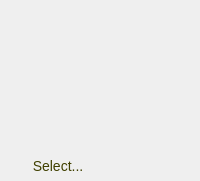
       <widget class="PlayerBox" name="groupBox3" native="true">
        <property name="sizePolicy">
         <sizepolicy hsizetype="Preferred" vsizetype="Preferred">
          <horstretch>10</horstretch>
          <verstretch>0</verstretch>
         </sizepolicy>
        </property>
        <property name="minimumSize">
         <size>
          <width>160</width>
          <height>180</height>
         </size>
        </property>
        <property name="styleSheet">
         <string notr="true"/>
        </property>
        <layout class="QVBoxLayout" name="verticalLayout_5">
         <property name="leftMargin">
          <number>0</number>
         </property>
         <property name="topMargin">
          <number>0</number>
         </property>
         <property name="rightMargin">
          <number>0</number>
         </property>
         <property name="bottomMargin">
          <number>0</number>
         </property>
         <item alignment="Qt::AlignTop">
          <widget class="QWidget" name="widget_13" native="true">
           <property name="layoutDirection">
            <enum>Qt::LeftToRight</enum>
           </property>
           <property name="styleSheet">
            <string notr="true"/>
           </property>
           <layout class="QHBoxLayout" name="horizontalLayout_6">
            <property name="leftMargin">
             <number>0</number>
            </property>
            <property name="topMargin">
             <number>0</number>
            </property>
            <property name="rightMargin">
             <number>0</number>
            </property>
            <property name="bottomMargin">
             <number>0</number>
            </property>
            <item alignment="Qt::AlignLeft|Qt::AlignTop">
             <widget class="MyCashLabel" name="textLabel_Cash3">
              <property name="sizePolicy">
               <sizepolicy hsizetype="Preferred" vsizetype="Preferred">
                <horstretch>0</horstretch>
                <verstretch>0</verstretch>
               </sizepolicy>
              </property>
              <property name="minimumSize">
               <size>
                <width>92</width>
                <height>75</height>
               </size>
              </property>
              <property name="maximumSize">
               <size>
                <width>29</width>
                <height>75</height>
               </size>
              </property>
              <property name="styleSheet">
               <string notr="true">margin-top: 10; margin-left:10; padding-top: 6; padding-left:10; font-size:14px; font-weight:bold; color:#ffff00; background-image:url(:/danuxi1/cash_background.png);</string>
              </property>
              <property name="text">
               <string/>
              </property>
              <property name="textFormat">
               <enum>Qt::PlainText</enum>
              </property>
              <property name="alignment">
               <set>Qt::AlignLeading|Qt::AlignLeft|Qt::AlignTop</set>
              </property>
              <property name="margin">
               <number>0</number>
              </property>
              <property name="indent">
               <number>0</number>
              </property>
             </widget>
            </item>
            <item alignment="Qt::AlignRight|Qt::AlignTop">
             <widget class="QLabel" name="textLabel_Button3">
              <property name="sizePolicy">
               <sizepolicy hsizetype="Fixed" vsizetype="Fixed">
                <horstretch>0</horstretch>
                <verstretch>0</verstretch>
               </sizepolicy>
              </property>
              <property name="minimumSize">
               <size>
                <width>60</width>
                <height>65</height>
               </size>
              </property>
              <property name="styleSheet">
               <string notr="true"/>
              </property>
              <property name="text">
               <string/>
              </property>
             </widget>
            </item>
           </layout>
          </widget>
         </item>
         <item alignment="Qt::AlignBottom">
          <widget class="QWidget" name="widget_14" native="true">
           <property name="styleSheet">
            <string notr="true"/>
           </property>
           <layout class="QHBoxLayout" name="horizontalLayout_7">
            <property name="spacing">
             <number>0</number>
            </property>
            <property name="leftMargin">
             <number>0</number>
            </property>
            <property name="topMargin">
             <number>0</number>
            </property>
            <property name="rightMargin">
             <number>0</number>
            </property>
            <property name="bottomMargin">
             <number>0</number>
            </property>
            <item>
             <widget class="QWidget" name="widget_17" native="true">
              <property name="sizePolicy">
               <sizepolicy hsizetype="Preferred" vsizetype="Preferred">
                <horstretch>9</horstretch>
                <verstretch>0</verstretch>
               </sizepolicy>
              </property>
              <property name="styleSheet">
               <string notr="true"/>
              </property>
              <layout class="QVBoxLayout" name="verticalLayout_6">
               <property name="spacing">
                <number>0</number>
               </property>
               <property name="leftMargin">
                <number>0</number>
               </property>
               <property name="topMargin">
                <number>0</number>
               </property>
               <property name="rightMargin">
                <number>0</number>
               </property>
               <property name="bottomMargin">
                <number>0</number>
               </property>
               <item alignment="Qt::AlignTop">
                <widget class="QLabel" name="textLabel_Status3">
                 <property name="sizePolicy">
                  <sizepolicy hsizetype="Preferred" vsizetype="Minimum">
                   <horstretch>0</horstretch>
                   <verstretch>0</verstretch>
                  </sizepolicy>
                 </property>
                 <property name="minimumSize">
                  <size>
                   <width>0</width>
                   <height>30</height>
                  </size>
                 </property>
                 <property name="styleSheet">
                  <string notr="true"/>
                 </property>
                 <property name="text">
                  <string/>
                 </property>
                 <property name="pixmap">
                  <pixmap resource="resources/pokerth.qrc">:/misc/actionpics/action_winner.png</pixmap>
                 </property>
                 <property name="alignment">
                  <set>Qt::AlignCenter</set>
                 </property>
                </widget>
               </item>
               <item>
                <widget class="QWidget" name="widget_18" native="true">
                 <property name="styleSheet">
                  <string notr="true"/>
                 </property>
                </widget>
               </item>
               <item alignment="Qt::AlignBottom">
                <widget class="MyActionButton" name="selectPlayer3">
                 <property name="enabled">
                  <bool>false</bool>
                 </property>
                 <property name="sizePolicy">
                  <sizepolicy hsizetype="Preferred" vsizetype="Fixed">
                   <horstretch>0</horstretch>
                   <verstretch>0</verstretch>
                  </sizepolicy>
                 </property>
                 <property name="minimumSize">
                  <size>
                   <width>60</width>
                   <height>30</height>
                  </size>
                 </property>
                 <property name="maximumSize">
                  <size>
                   <width>9999</width>
                   <height>30</height>
                  </size>
                 </property>
                 <property name="focusPolicy">
                  <enum>Qt::TabFocus</enum>
                 </property>
                 <property name="toolTip">
                  <string>&lt;html&gt;&lt;head/&gt;&lt;body&gt;&lt;p&gt;Select a video for the opponent&lt;/p&gt;&lt;/body&gt;&lt;/html&gt;</string>
                 </property>
                 <property name="styleSheet">
                  <string notr="true">QPushButton {
	border-image: url(:/danuxi1/playeraction_violet.png) 8 8 8 8;
    border-top: 8px transparent;
    border-bottom: 8px transparent;
    border-right: 8px transparent;
    border-left: 8px transparent;
	font-size:14px; color: #e0e000
}
QPushButton:hover {
	border-image: url(://danuxi1/playeraction_violet_hover.png) 8 8 8 8;
    border-top: 8px transparent;
    border-bottom: 8px transparent;
    border-right: 8px transparent;
    border-left: 8px transparent;
	font-size:14px;
	color: #ffff40
}
QPushButton:disabled {
	border-image: url(://danuxi1/playeraction_violet.png) 8 8 8 8;
    border-top: 8px transparent;
    border-bottom: 8px transparent;
    border-right: 8px transparent;
    border-left: 8px transparent;
	font-size:14px;
	color: #404000
}
QPushButton[attention=&quot;start&quot;] {
	border-image: url(:/danuxi1/playeraction_yellow.png) 8 8 8 8;
    border-top: 8px transparent;
    border-bottom: 8px transparent;
    border-right: 8px transparent;
    border-left: 8px transparent;
	font-size:14px;
    color:#ffff00
}
QPushButton:hover[attention=&quot;start&quot;] {
	border-image: url(:/danuxi1/playeraction_yellow_hover.png) 8 8 8 8;
    border-top: 8px transparent;
    border-bottom: 8px transparent;
    border-right: 8px transparent;
    border-left: 8px transparent;
	font-size:14px;
    color:#ffff00
}
</string>
                 </property>
                 <property name="text">
                  <string>Select...</string>
                 </property>
                </widget>
               </item>
              </layout>
             </widget>
            </item>
            <item>
             <widget class="QWidget" name="widget_15" native="true">
              <property name="sizePolicy">
               <sizepolicy hsizetype="Fixed" vsizetype="Fixed">
                <horstretch>0</horstretch>
                <verstretch>0</verstretch>
               </sizepolicy>
              </property>
              <property name="minimumSize">
               <size>
                <width>84</width>
                <height>100</height>
               </size>
              </property>
              <property name="maximumSize">
               <size>
                <width>90</width>
                <height>100</height>
               </size>
              </property>
              <property name="baseSize">
               <size>
                <width>90</width>
                <height>100</height>
               </size>
              </property>
              <property name="styleSheet">
               <string notr="true"/>
              </property>
              <widget class="MyCardsPixmapLabel" name="pixmapLabel_card3a">
               <property name="geometry">
                <rect>
                 <x>0</x>
                 <y>0</y>
                 <width>48</width>
                 <height>76</height>
                </rect>
               </property>
               <property name="sizePolicy">
                <sizepolicy hsizetype="Fixed" vsizetype="Fixed">
                 <horstretch>0</horstretch>
                 <verstretch>0</verstretch>
                </sizepolicy>
               </property>
               <property name="minimumSize">
                <size>
                 <width>48</width>
                 <height>76</height>
                </size>
               </property>
               <property name="styleSheet">
                <string notr="true"/>
               </property>
               <property name="text">
                <string/>
               </property>
              </widget>
              <widget class="MyCardsPixmapLabel" name="pixmapLabel_card3b">
               <property name="geometry">
                <rect>
                 <x>21</x>
                 <y>5</y>
                 <width>48</width>
                 <height>76</height>
                </rect>
               </property>
               <property name="sizePolicy">
                <sizepolicy hsizetype="Fixed" vsizetype="Fixed">
                 <horstretch>0</horstretch>
                 <verstretch>0</verstretch>
                </sizepolicy>
               </property>
               <property name="minimumSize">
                <size>
                 <width>48</width>
                 <height>76</height>
                </size>
               </property>
               <property name="styleSheet">
                <string notr="true"/>
               </property>
               <property name="text">
                <string/>
               </property>
              </widget>
             </widget>
            </item>
           </layout>
          </widget>
         </item>
        </layout>
       </widget>
